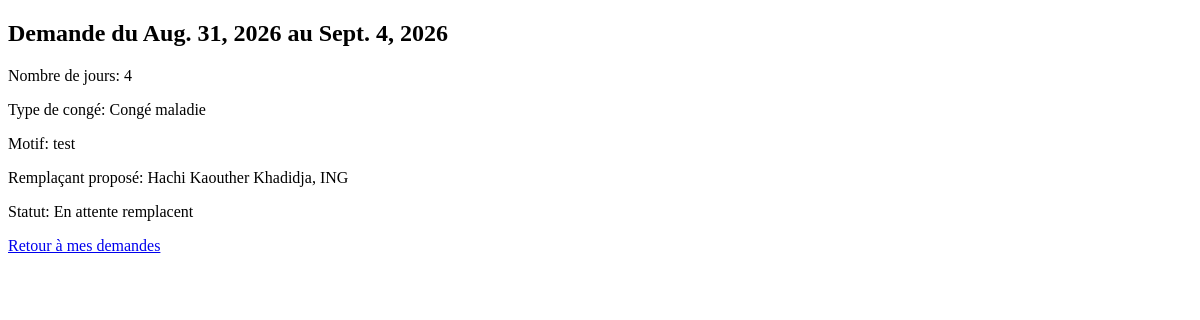
The app's page /detail_demande/21/ (signed in), older data.
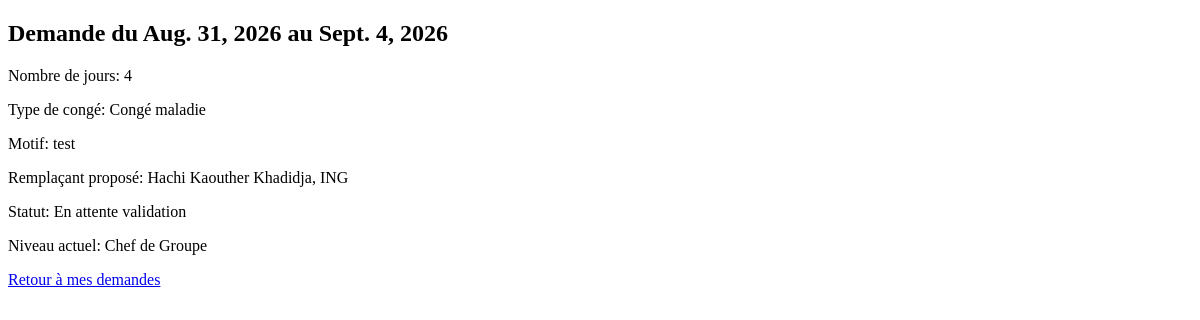
The same page, newer data.
### conges/models.py (models this page shows, shortened)
class DemandeConge(models.Model):
        name_employee=models.ForeignKey(
          Employe,
          on_delete=models.CASCADE,
          related_name='employe'
        )
        name_remplacent=models.ForeignKey(
            Employe,
            on_delete=models.CASCADE,
            related_name='remplacent'
        )
        dateCreation = models.DateField(auto_now_add=True)
        dateDebut = models.DateField()
        dateFin = models.DateField()
        Numbrejours= models.DecimalField(max_digits=2, decimal_places=0)
        piece_Joine=models.FileField(upload_to='justificatifs/', null=True, blank=True)
        commentaire=models.TextField(blank=True)
        TYPE_STATUE = [
            ('VA', 'Validé'),
            ('REF', 'Refusé'),
            ('EN_ATT_RMP', 'En attente remplacent'),
            ('EN_ATT_VA', 'En attente validation'),
            ('BR', 'Brouillon'),
            ('ANN', 'Annulé')
        ]
        statue=models.CharField(max_length=10, choices=TYPE_STATUE)
        NIVEAU_CHOICES = [
           ('CG', 'Chef de Groupe'),
           ('CD', 'Chef de Département'),
           ('DIR', 'Directeur')
                          ]
        niveau_validation=models.CharField(max_length=20, choices= NIVEAU_CHOICES, blank=True, null=True)
        motif = models.CharField(max_length=255, blank=True)
        TYPE_CONGE_CHOICES = [
         ('1', 'Congé xxx'),
         ('2', 'Congé maladie'),
         ('3', 'Congé xx'),
         ('AU', 'Autre'),
]
        type_conge = models.CharField(max_length=10, choices=TYPE_CONGE_CHOICES)

class Employe(models.Model):
    nom=models.CharField(max_length=40)
    fonction=models.CharField(max_length=40)
    user=models.OneToOneField(
      User,
      on_delete=models.CASCADE,
      null=True,
      blank=True,
      related_name='employe',
    )
    def __str__(self):
        return f"{self.nom}, {self.fonction}"

### conges/views.py (the view)
# urls.py: path('detail_demande/<int:demande_id>/', views.detail_demande, name='detail_demande'),
@login_required
def detail_demande(request, demande_id):
    demande = get_object_or_404(DemandeConge, id=demande_id, name_employee=request.user.employe)
    return render(request, 'conges/detail_demande.html', {'demande': demande})

### conges/templates/conges/detail_demande.html (shortened to what this page needs)
<!DOCTYPE html>
<html>
<head>
</head>
<body>
    <h2>Demande du {{ demande.dateDebut }} au {{ demande.dateFin }}</h2>
    <p>Nombre de jours: {{ demande.Numbrejours }}</p>
    <p>Type de congé: {{ demande.get_type_conge_display }}</p>
    <p>Motif: {{ demande.motif }}</p>
    <p>Remplaçant proposé: {{ demande.name_remplacent }}</p>
    <p>Statut: {{ demande.get_statue_display }}</p>
    {% if demande.statue == 'EN_ATT_VA' %}
        <p>Niveau actuel: {{ demande.get_niveau_validation_display }}</p>
    {% endif %}
    <p><a href="{% url 'mes_demandes' %}">Retour à mes demandes</a></p>
</body>
</html>

Row changes from the older to the newer data that the page shows:
changed DemandeConge "Congé maladie": statue "En attente remplacent" → "En attente validation"; niveau_validation (not shown) → "Chef de Groupe"
Text that changed along with them:
text now shown: "Niveau actuel:"
